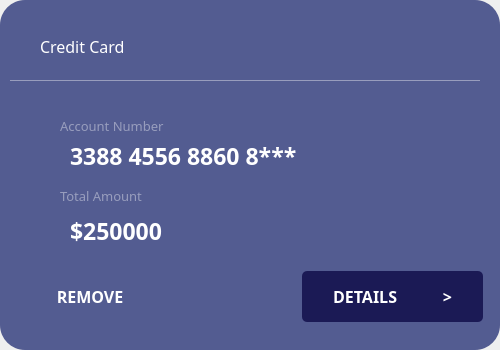
<?xml version="1.0" encoding="UTF-8"?>
<ui version="4.0">
 <class>MainWindow</class>
 <widget class="QMainWindow" name="MainWindow">
  <property name="geometry">
   <rect>
    <x>0</x>
    <y>0</y>
    <width>500</width>
    <height>350</height>
   </rect>
  </property>
  <property name="windowTitle">
   <string>MainWindow</string>
  </property>
  <widget class="QWidget" name="centralwidget">
   <widget class="QWidget" name="total_balance_widget_2" native="true">
    <property name="geometry">
     <rect>
      <x>0</x>
      <y>0</y>
      <width>500</width>
      <height>350</height>
     </rect>
    </property>
    <property name="minimumSize">
     <size>
      <width>500</width>
      <height>350</height>
     </size>
    </property>
    <property name="maximumSize">
     <size>
      <width>500</width>
      <height>350</height>
     </size>
    </property>
    <property name="styleSheet">
     <string notr="true">background-color: #535C91;
border-radius: 25px;</string>
    </property>
    <widget class="QLabel" name="label">
     <property name="geometry">
      <rect>
       <x>70</x>
       <y>130</y>
       <width>291</width>
       <height>51</height>
      </rect>
     </property>
     <property name="font">
      <font>
       <family>Poppins</family>
       <pointsize>17</pointsize>
       <weight>75</weight>
       <bold>true</bold>
      </font>
     </property>
     <property name="styleSheet">
      <string notr="true">background-color:transparent;

border-radius:5px;
color: white;</string>
     </property>
     <property name="text">
      <string>3388 4556 8860 8*** </string>
     </property>
    </widget>
    <widget class="QLabel" name="label_3">
     <property name="geometry">
      <rect>
       <x>60</x>
       <y>110</y>
       <width>151</width>
       <height>31</height>
      </rect>
     </property>
     <property name="font">
      <font>
       <family>Poppins</family>
       <pointsize>10</pointsize>
      </font>
     </property>
     <property name="styleSheet">
      <string notr="true">background-color:transparent;

border-radius:5px;
color:rgba(255,255,255,0.4);</string>
     </property>
     <property name="text">
      <string>Account Number</string>
     </property>
    </widget>
    <widget class="QLabel" name="label_4">
     <property name="geometry">
      <rect>
       <x>70</x>
       <y>210</y>
       <width>291</width>
       <height>41</height>
      </rect>
     </property>
     <property name="font">
      <font>
       <family>Poppins</family>
       <pointsize>17</pointsize>
       <weight>75</weight>
       <bold>true</bold>
      </font>
     </property>
     <property name="styleSheet">
      <string notr="true">background-color:transparent;

border-radius:5px;
color: white;</string>
     </property>
     <property name="text">
      <string>$250000</string>
     </property>
    </widget>
    <widget class="QLabel" name="label_5">
     <property name="geometry">
      <rect>
       <x>60</x>
       <y>180</y>
       <width>151</width>
       <height>31</height>
      </rect>
     </property>
     <property name="font">
      <font>
       <family>Poppins</family>
       <pointsize>10</pointsize>
      </font>
     </property>
     <property name="styleSheet">
      <string notr="true">background-color:transparent;

border-radius:5px;
color:rgba(255,255,255,0.4);</string>
     </property>
     <property name="text">
      <string>Total Amount</string>
     </property>
    </widget>
    <widget class="QLabel" name="label_7">
     <property name="geometry">
      <rect>
       <x>10</x>
       <y>80</y>
       <width>470</width>
       <height>1</height>
      </rect>
     </property>
     <property name="minimumSize">
      <size>
       <width>470</width>
       <height>1</height>
      </size>
     </property>
     <property name="maximumSize">
      <size>
       <width>470</width>
       <height>1</height>
      </size>
     </property>
     <property name="styleSheet">
      <string notr="true">background-color :rgba(255,255,255,0.4);</string>
     </property>
     <property name="text">
      <string/>
     </property>
    </widget>
    <widget class="QWidget" name="layoutWidget">
     <property name="geometry">
      <rect>
       <x>40</x>
       <y>20</y>
       <width>416</width>
       <height>53</height>
      </rect>
     </property>
     <layout class="QHBoxLayout" name="horizontalLayout_42">
      <item>
       <widget class="QLabel" name="label_2">
        <property name="font">
         <font>
          <family>Poppins</family>
          <pointsize>12</pointsize>
         </font>
        </property>
        <property name="styleSheet">
         <string notr="true">background-color:transparent;

border-radius:5px;
color: white;</string>
        </property>
        <property name="text">
         <string>Credit Card</string>
        </property>
       </widget>
      </item>
      <item>
       <spacer name="horizontalSpacer_60">
        <property name="orientation">
         <enum>Qt::Horizontal</enum>
        </property>
        <property name="sizeHint" stdset="0">
         <size>
          <width>228</width>
          <height>20</height>
         </size>
        </property>
       </spacer>
      </item>
      <item>
       <widget class="QLabel" name="label_6">
        <property name="minimumSize">
         <size>
          <width>81</width>
          <height>51</height>
         </size>
        </property>
        <property name="maximumSize">
         <size>
          <width>81</width>
          <height>51</height>
         </size>
        </property>
        <property name="styleSheet">
         <string notr="true">background-color:transparent;
image: url(:/img/img/MasterCard.png);</string>
        </property>
        <property name="text">
         <string/>
        </property>
       </widget>
      </item>
     </layout>
    </widget>
    <widget class="QWidget" name="layoutWidget_2">
     <property name="geometry">
      <rect>
       <x>40</x>
       <y>270</y>
       <width>443</width>
       <height>53</height>
      </rect>
     </property>
     <layout class="QHBoxLayout" name="horizontalLayout_43">
      <item>
       <widget class="QToolButton" name="toolButton_4">
        <property name="minimumSize">
         <size>
          <width>100</width>
          <height>51</height>
         </size>
        </property>
        <property name="maximumSize">
         <size>
          <width>100</width>
          <height>51</height>
         </size>
        </property>
        <property name="font">
         <font>
          <family>Poppins</family>
          <pointsize>12</pointsize>
          <weight>75</weight>
          <italic>false</italic>
          <bold>true</bold>
          <underline>false</underline>
          <strikeout>false</strikeout>
         </font>
        </property>
        <property name="styleSheet">
         <string notr="true">background-color:transparent;

border-radius:5px;
color: white;</string>
        </property>
        <property name="text">
         <string>REMOVE</string>
        </property>
       </widget>
      </item>
      <item>
       <spacer name="horizontalSpacer_61">
        <property name="orientation">
         <enum>Qt::Horizontal</enum>
        </property>
        <property name="sizeHint" stdset="0">
         <size>
          <width>148</width>
          <height>20</height>
         </size>
        </property>
       </spacer>
      </item>
      <item>
       <widget class="QToolButton" name="toolButton_3">
        <property name="minimumSize">
         <size>
          <width>181</width>
          <height>51</height>
         </size>
        </property>
        <property name="maximumSize">
         <size>
          <width>181</width>
          <height>51</height>
         </size>
        </property>
        <property name="font">
         <font>
          <family>Poppins</family>
          <pointsize>12</pointsize>
          <weight>75</weight>
          <italic>false</italic>
          <bold>true</bold>
          <underline>false</underline>
          <strikeout>false</strikeout>
         </font>
        </property>
        <property name="styleSheet">
         <string notr="true">background-color:#1B1A55;
border-radius:5px;
color: white;</string>
        </property>
        <property name="text">
         <string>DETAILS           &gt;</string>
        </property>
       </widget>
      </item>
     </layout>
    </widget>
   </widget>
  </widget>
 </widget>
 <resources/>
 <connections/>
</ui>
